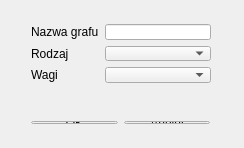
<?xml version="1.0" encoding="UTF-8"?>
<ui version="4.0">
 <class>CreateNewGraphDialog</class>
 <widget class="QWidget" name="CreateNewGraphDialog">
  <property name="geometry">
   <rect>
    <x>0</x>
    <y>0</y>
    <width>244</width>
    <height>148</height>
   </rect>
  </property>
  <property name="windowTitle">
   <string>Utworzenie nowego grafu</string>
  </property>
  <widget class="QWidget" name="layoutWidget">
   <property name="geometry">
    <rect>
     <x>20</x>
     <y>13</y>
     <width>202</width>
     <height>81</height>
    </rect>
   </property>
   <layout class="QFormLayout" name="formLayout">
    <item row="0" column="0">
     <widget class="QLabel" name="graphNameLabel">
      <property name="text">
       <string>Nazwa grafu</string>
      </property>
     </widget>
    </item>
    <item row="0" column="1">
     <widget class="QLineEdit" name="graphNameText"/>
    </item>
    <item row="1" column="0">
     <widget class="QLabel" name="OrderLabel">
      <property name="text">
       <string>Rodzaj</string>
      </property>
     </widget>
    </item>
    <item row="1" column="1">
     <widget class="QComboBox" name="orderComboBox"/>
    </item>
    <item row="2" column="0">
     <widget class="QLabel" name="weightLabel">
      <property name="text">
       <string>Wagi</string>
      </property>
     </widget>
    </item>
    <item row="2" column="1">
     <widget class="QComboBox" name="weightComboBox"/>
    </item>
   </layout>
  </widget>
  <widget class="QWidget" name="layoutWidget">
   <property name="geometry">
    <rect>
     <x>20</x>
     <y>110</y>
     <width>201</width>
     <height>25</height>
    </rect>
   </property>
   <layout class="QHBoxLayout" name="horizontalLayout">
    <item>
     <widget class="QPushButton" name="okButton">
      <property name="text">
       <string>OK</string>
      </property>
     </widget>
    </item>
    <item>
     <widget class="QPushButton" name="cancelButton">
      <property name="text">
       <string>Anuluj</string>
      </property>
     </widget>
    </item>
   </layout>
  </widget>
 </widget>
 <layoutdefault spacing="6" margin="11"/>
 <resources/>
 <connections/>
</ui>
